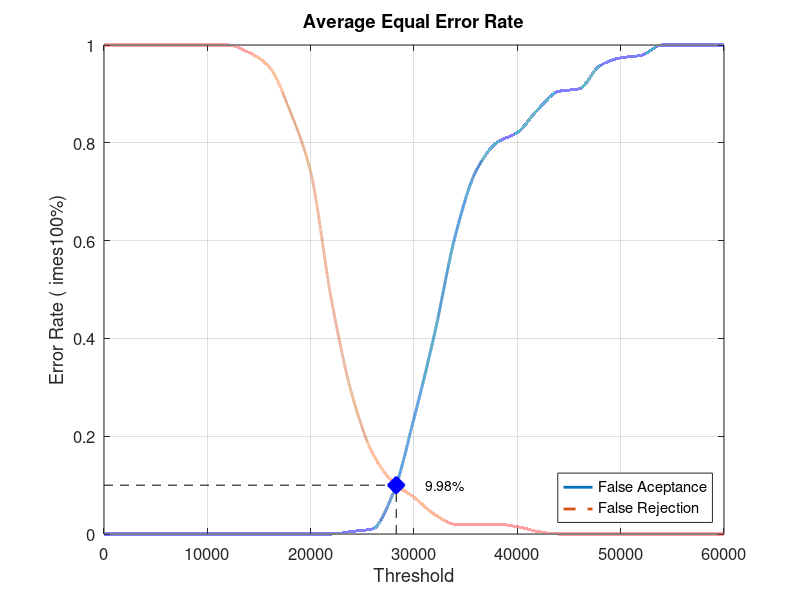
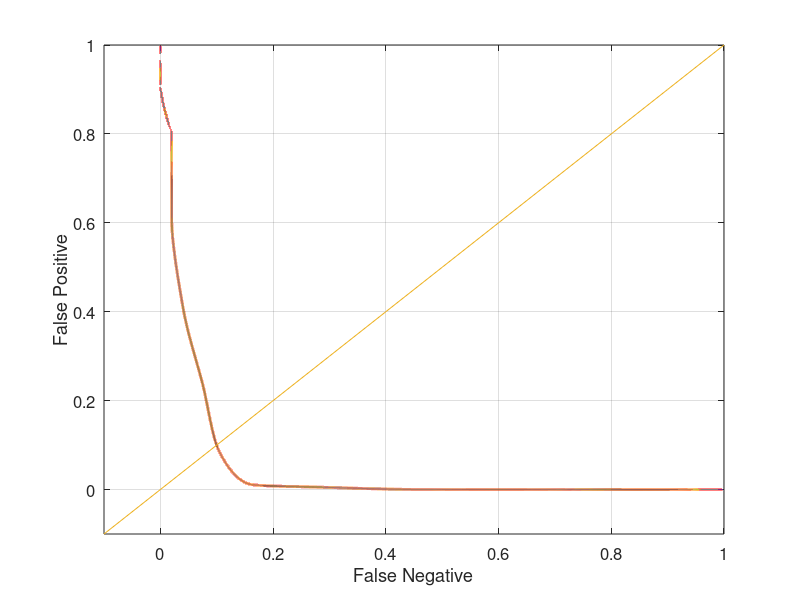

Reproduce these figures in MATLAB, in order.
close all;
clear;
clc;
x = 0:2000:60000;
xq = 0:0.5:60000;

y0 = [0 0 0 0 0 0 0 0 0 0 0 0 0.00526316 0.0105263 0.0842105 0.236842 0.410526 0.610526 0.742105 0.8 0.821053 0.868421 0.905263 0.910526 0.957895 0.973684 0.978947 1 1 1 1]
yy0 = interp1(x, y0, xq, 'pchip');
y1 = [1 1 1 1 1 1 1 0.985 0.955 0.865 0.74 0.48 0.285 0.165 0.105 0.075 0.04 0.02 0.02 0.02 0.015 0.005 0 0 0 0 0 0 0 0 0]
yy1 = interp1(x, y1, xq, 'pchip');

% Calculating EER: 
y2 = abs(y0 - y1);
find(y2 == min(y2))
yy2 = abs(yy0 - yy1);
xEER = find(yy2 == min(yy2));
xEERIndex = xq(xEER) % X-axis EER
yEER = yy0(xEER) % Y-axis EER

main = figure
plot(xq, yy0,'-','LineWidth', 2);	hold on
plot(xq, yy1,'--','LineWidth', 2);	hold on
plot([xEERIndex xEERIndex], [0 yEER], 'k--');	hold on
plot([0 xEERIndex], [yEER yEER], 'k--');	hold on
plot(xEERIndex, yEER, 'bx', 'LineWidth', 10);	hold on
text(xEERIndex + 10 * xEERIndex / 100, yEER, [num2str(round((10000 * yEER)) / 100) '%'])
legend('False Aceptance', 'False Rejection', 'Location', 'SouthEast')
xlabel('Threshold')
ylabel('Error Rate (	imes100%)')
title('Average Equal Error Rate')
set(gca, 'FontSize', 12)
axis([0 60000 0 1])
grid on

print(main, 'Database3_3Main', '-dpng');
FNRxFPR = figure('Color', [1 1 1]);
plot(yy1, yy0, '-', yy1, yy0, 'LineWidth', 2);
hold on
y = -0.1:0.1:1
plot(y, y); 
set(gca, 'FontSize', 12)
xlabel('False Negative')
ylabel('False Positive')
axis([-0.1 1 -0.1 1])
set(gca, 'FontSize', 12)
grid on

print(FNRxFPR, 'Database3_3FNRxFPR','-dpng');
